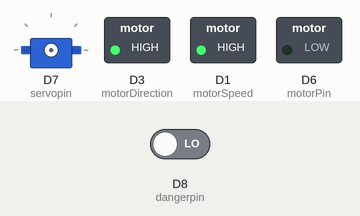
Recording of a sketch running on a simulated ESP8266 (NodeMCU). Parts: servo, switched loads named in the sketch (green lamp = pin HIGH). Dashed ring = blinking. The inputs (shaded band) are chosen by the test bench; at power-on: D8 (dangerpin) LOW.

Above: at 1.2 s.
1.3 s: D8 (dangerpin) driven HIGH
At 3.2 s:
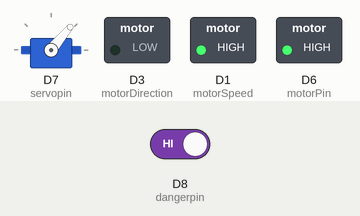
7.3 s: D8 (dangerpin) driven LOW
At 9.1 s:
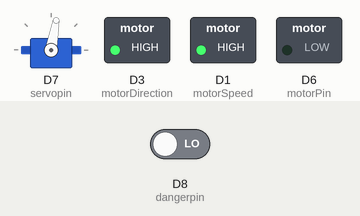
9.4 s: D8 (dangerpin) driven HIGH
At 13.5 s:
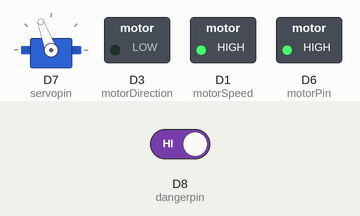
Timing chart, 0 to 17.7 s (numbered marks = the images above; inputs shaded):
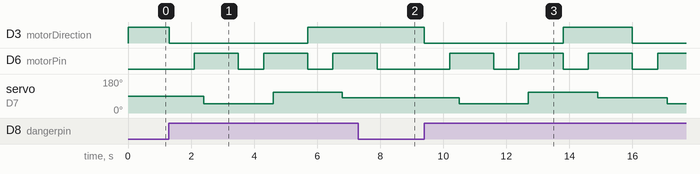

Measured:
- after the input at 1.3 s, D3 (motorDirection): HIGH → LOW at once, → HIGH 4.4 s later; D6 (motorPin): alternates HIGH for 1.4 s and LOW for 0.80 s, starting after 0.80 s; servo on D7 (servopin): 90° → 50° after 1.1 s, → 110° 2.2 s later, → 80° 2.2 s later
- after the input at 7.3 s, D3 (motorDirection): stays HIGH (without the input it goes to LOW after 0.60 s); D6 (motorPin): goes on until 7.9 s, then stays LOW; servo on D7 (servopin): stays 80° (without the input it goes to 50° after 1.7 s)
- after the input at 9.4 s, D3 (motorDirection): HIGH → LOW at once, → HIGH 4.4 s later, → LOW 2.2 s later; D6 (motorPin): alternates HIGH for 1.4 s and LOW for 0.80 s, starting after 0.80 s; servo on D7 (servopin): 80° → 50° after 1.1 s, → 110° 2.2 s later, → 80° 2.2 s later, → 50° 2.2 s later

The sketch:

nodemcuuv2.ino
```cpp
//// Servo setup
#include <Servo.h>
Servo servo;

int posright = 110; //Postion for front wheels when turning right
int posleft = 50;   //Postion for front wheels when turning left
int posstraight = 80; //Postion for front wheels when going straight forward

int servopin = D7; //Attached servo on pin D7
int dangerpin = D8; // Danger signal pin D8 fron Arduino UNO

// Motor setup
int motorPin = D6;
int motorDirection = 0; //Motor direction
int motorSpeed = 5; // Motor speed

int state = 1;

void setup() {
  Serial.begin(9600);
  Serial.flush();
  // Pin setup
  pinMode(motorPin, OUTPUT);
  pinMode(motorDirection, OUTPUT);
  pinMode(motorSpeed, OUTPUT);
  pinMode(dangerpin, INPUT);

  //Adjust speed of motors
  analogWrite(motorSpeed, 900); // Max is 1040

  go(); // All systems go
}

void loop() {
  if (digitalRead(dangerpin) == HIGH) { // Initiate danger sequence
    reverse();
    delay(800);

    brake();
    left();
    delay(500);

    reverse();
    delay(800);

    brake();
    right();
    delay(500);

    go();
    delay(800);

    brake();
    straight();
    delay(500);

    state = 1;
  } else if (state == 1) {
    go();
    state = 0;
  } else {
    return;
  }
}


void brake() {
  digitalWrite(motorPin, HIGH);
}

void go() {
  digitalWrite(motorPin, LOW);
  digitalWrite(motorDirection, HIGH);
}

void reverse() {
  digitalWrite(motorPin, LOW);
  digitalWrite(motorDirection, LOW);
}

void left() {
  servo.attach(servopin);
  delay(300);
  servo.write(posleft); // Position for front wheels
  delay(600);
  servo.detach();
}

void right() {
  servo.attach(servopin);
  delay(300);
  servo.write(posright); // Position for front wheels
  delay(600);
  servo.detach();
}

void straight() {
  servo.attach(servopin);
  delay(300);
  servo.write(posstraight); // Position for front wheels
  delay(600);
  servo.detach();
}
```
